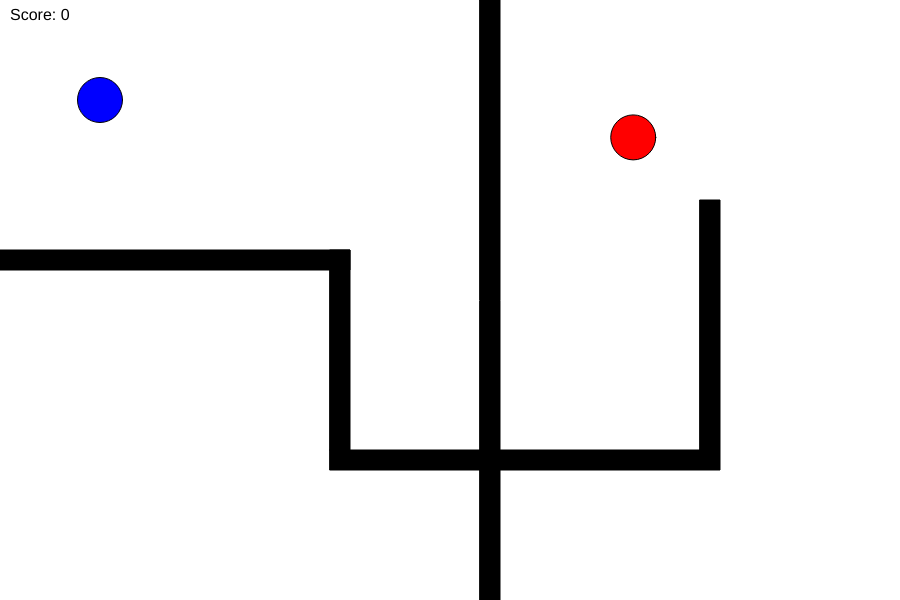
Frame 1 (no input)
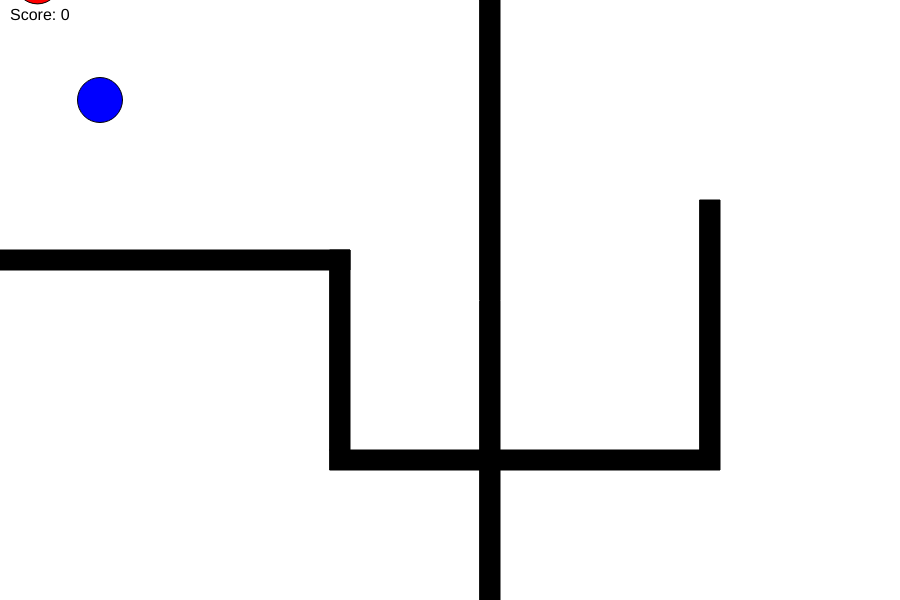
Frame 60 (no input)
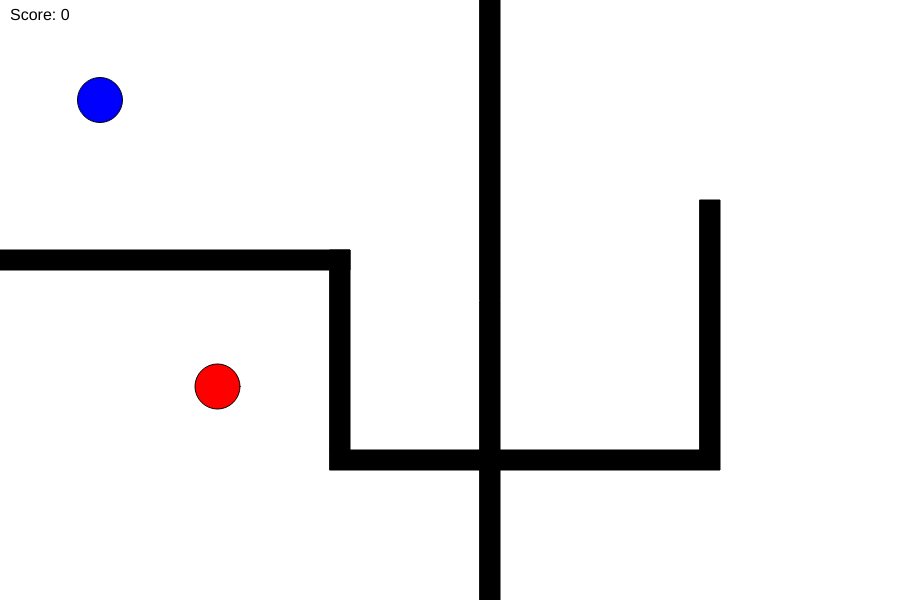
Frame 120 (the mouse pressed at the canvas centre since frame 60)

The p5.js sketch that drew these frames (run headless with seeded random() and noise() and a simulated clock; from frame 60 on, the mouse is pressed at the canvas centre):

// p5.js sketch
// ── sketch.js
let targetX = 500; // where the ball starts
let targetY = 500;
let targetVx = 6; // velocity
let targetVy = 4;

let size = 45; // ball size
let r = size / 2; // for detecting the edges of the ball

let playerX = 100;
let playerY = 100;
let playerVx = 6;
let playerVy = 4;

let score = 0
let walls = [
  { x: 0,   y: 250, w: 350, h: 20 }, 
  { x: 330, y: 250, w: 20,  h: 200 }, 
  { x: 330, y: 450, w: 390, h: 20 },
  { x: 480, y: 0,   w: 20,  h: 700 }, 
  { x: 700, y: 200, w: 20,  h: 250 } 
];

function setup() {
  createCanvas(900, 600);
  placeTargetSafely();
}

function draw() {
  background(255);

  // walls
  fill(0);
  for (let wall of walls) {
    rect(wall.x, wall.y, wall.w, wall.h);
  }

  // =======================================================
  // player

  fill(0, 0, 255);
  circle(playerX, playerY, size);

  // movement
  // horizontal movement
  let nextX = playerX;
  if (keyIsDown(LEFT_ARROW) || keyIsDown(65)) nextX -= playerVx;
  if (keyIsDown(RIGHT_ARROW) || keyIsDown(68)) nextX += playerVx;
  if (!collides(nextX, playerY)) {
    playerX = nextX;
  }

  // vertical movement
  let nextY = playerY;
  if (keyIsDown(UP_ARROW) || keyIsDown(87)) nextY -= playerVy;
  if (keyIsDown(DOWN_ARROW) || keyIsDown(83)) nextY += playerVy;
  if (!collides(playerX, nextY)) {
    playerY = nextY;
  }

  // player wrap
  if (playerX + r < 0) playerX = width + r;
  if (playerX - r > width) playerX = 0 - r;
  if (playerY + r < 0) playerY = height + r;
  if (playerY - r > height) playerY = 0 - r;

  // =======================================================
  // target

  fill(255, 0, 0);
  circle(targetX, targetY, size);

  // target movement
  targetX += targetVx;
  targetY += targetVy;

  // target wrap
  if (targetX + r < 0) targetX = width + r;
  if (targetX - r > width) targetX = 0 - r;
  if (targetY + r < 0) targetY = height + r;
  if (targetY - r > height) targetY = 0 - r;

  // invert velocity on upcoming wall collision
  if (collides(targetX + targetVx, targetY)) {
    targetVx = -targetVx;
  }
  if (collides(targetX, targetY + targetVy)) {
    targetVy = -targetVy;
  }

  // =======================================================
  let d = dist(playerX, playerY, targetX, targetY);
  if (d < r * 2) {
    score++;
    placeTargetSafely();
  }

  // score display
  textSize(16);
  fill(0);
  text("Score: " + score, 10, 20);
}

function collides(x, y) {
  for (let wall of walls) {
    if (
      x + r > wall.x &&
      x - r < wall.x + wall.w &&
      y + r > wall.y &&
      y - r < wall.y + wall.h
    ) {
      return true;
    }
  }
  return false;
}

function placeTargetSafely() {
  const maxAttempts = 1000;

  for (let i = 0; i < maxAttempts; i++) {
    const x = random(r, width - r);
    const y = random(r, height - r);
    if (!collides(x, y)) {
      targetX = x;
      targetY = y;
      return;
    }
  }

  // fallback if no position found
  targetX = 500;
  targetY = 500;
}
